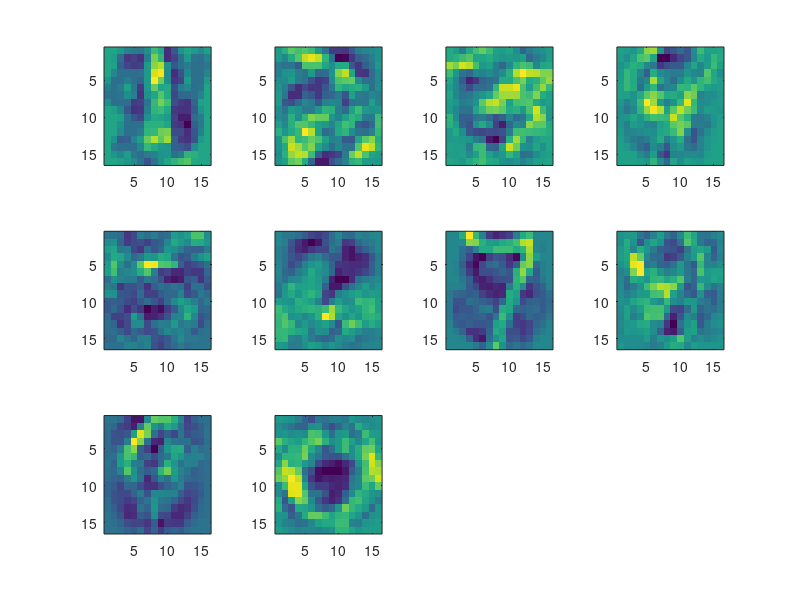
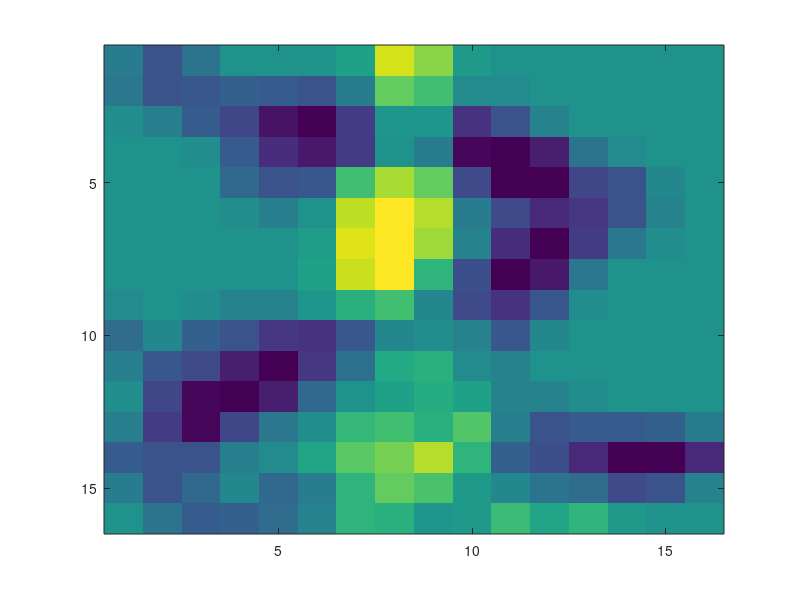

These figures' MATLAB source, in order:
close all;
clear all;
 %Exercice tp9_2

 function [vect] = perceptron(xapp,yapp,epsilon,niter)
 sizeXapp = size(xapp);
 w = zeros(sizeXapp(2),1); 

 for i=0:niter
 	indeX=floor(rand(1)*sizeXapp(1)+1);

 	xi = xapp(indeX,:);
 	yi = yapp(indeX);
 	
 	if (yi*xi*w <= 0)
 		w = w + epsilon*yi*xi';
 	end
 end

 vect = w;
 endfunction

 load('data/usps_napp10.dat');
BINARY =0;
 %calcul des modeles
if(BINARY ==1)
%Binarisation des données
	scale = max(max(xapp));
	xapp = round(xapp/scale);
	xtest = round(xtest/scale);
end

 %%modeles
 modeles = [];
for(i=1:10) 
	ytmp = yapp;
	ytmp(ytmp != i) = -1;
	modeles = [modeles perceptron(xapp,ytmp,0.01,1000)];
end
allA = xapp*modeles;
[val,indA] = max(allA,[],2);
err = find(indA != yapp);
disp('nb erreur apprentissage');
errApp = size(err)(1)
prc = errApp/size(xapp)(1)*100

allT = xtest*modeles;
[val,indT] = max(allT,[],2);
err = find(indT != ytest);
disp('nb erreur test');
errTest = size(err)(1)
prc = errTest/size(xtest)(1)*100

figure
for(i=1:10)
	subplot(3,4,i);
	imagesc(reshape(modeles(:,i),16,16)')
end

x= xapp(yapp==1|yapp==2,:);
y= yapp(yapp==1|yapp==2,:);
y(y==2)=-1;
w = perceptron(x,y,0.01,1000);
figure
imagesc(reshape(w,16,16)');

